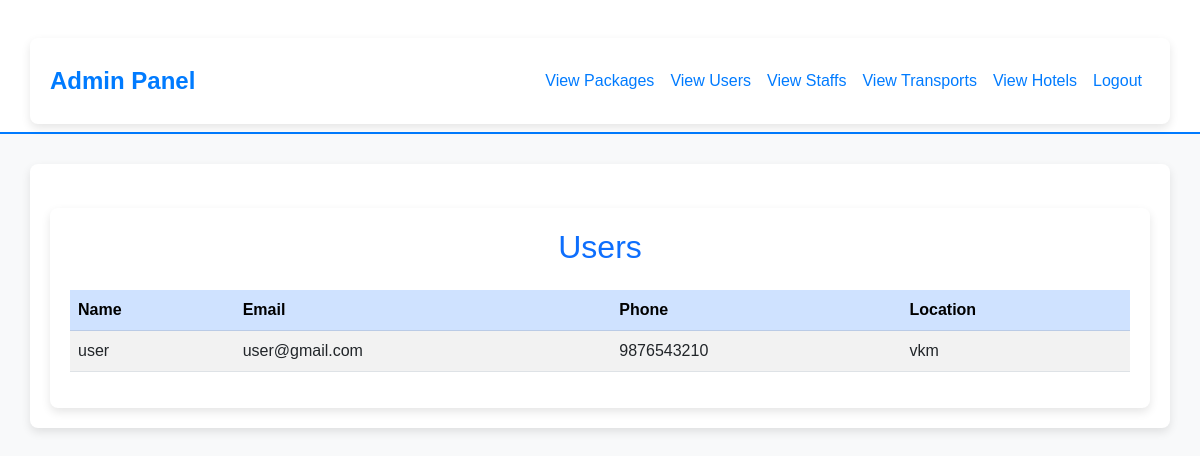
Page /adminusers/ on the committed database.
### app/models.py (models this page shows, shortened)
class Customer(models.Model):
    name = models.CharField(max_length=100)
    email = models.EmailField(unique=True)
    phone = models.PositiveBigIntegerField()
    password = models.CharField(max_length=255)
    location = models.CharField(max_length=255)

### app/views.py (the view)
# urls.py: path('adminusers/', views.admin_view_users, name='admin_view_users'),
def admin_view_users(request):
    users = Customer.objects.all()
    return render(request, 'admin/view_users.html', {'users': users})

### templates/admin/view_users.html (shortened to what this page needs)
<!DOCTYPE html>
<html lang="en">
<head>
    <link href="https://cdn.jsdelivr.net/npm/bootstrap@5.3.0/dist/css/bootstrap.min.css" rel="stylesheet">
</head>
<body>
    <nav class="navbar navbar-expand-lg navbar-light">
        <div class="container">
            <a class="navbar-brand" href="#">Admin Panel</a>
            <div class="collapse navbar-collapse" id="navbarNav">
                <ul class="navbar-nav ms-auto">
                    <li class="nav-item"><a class="nav-link" href="{% url 'admin_view_packages' %}">View Packages</a></li>
                    <li class="nav-item"><a class="nav-link" href="{% url 'admin_view_users' %}">View Users</a></li>
                    <li class="nav-item"><a class="nav-link" href="{% url 'admin_view_staffs' %}">View Staffs</a></li>
                    <li class="nav-item"><a class="nav-link" href="{% url 'admin_view_transports' %}">View Transports</a></li>
                    <li class="nav-item"><a class="nav-link" href="{% url 'admin_view_hotels' %}">View Hotels</a></li>
                    <li class="nav-item"><a class="nav-link btn-danger" href="{% url 'logout' %}">Logout</a></li>
                </ul>
            </div>
        </div>
    </nav>
    <div class="container">
{% block content %}
<div class="container mt-4">
    <h2 class="text-center text-primary mb-4">Users</h2>
    <div class="table-responsive">
        <table class="table table-striped table-hover">
            <thead class="table-primary">
    <tr>
        <th>Name</th>
        <th>Email</th>
        <th>Phone</th>
        <th>Location</th>
    </tr>
</thead>
<tbody>
    {% for user in users %}
    <tr>
        <td>{{ user.name }}</td>
        <td>{{ user.email }}</td>
        <td>{{ user.phone }}</td>
        <td>{{ user.location }}</td>
    </tr>
    {% endfor %}
</tbody>
</table>
</div>
{% endblock %}
    </div>
</body>
</html>

### templates/admin/view_users.html (style rules this page uses)
body { background-color: #f8f9fa; font-family: 'Arial', sans-serif; }
.navbar { background-color: #ffffff !important; border-bottom: 2px solid #007bff; }
.navbar-brand { font-size: 1.5rem; font-weight: bold; color: #007bff !important; }
.navbar-nav .nav-link { font-weight: 500; color: #007bff !important; padding: 10px 15px; }
.container { margin-top: 30px; background: white; padding: 20px; border-radius: 8px; box-shadow: 0px 4px 10px rgba(0, 0, 0, 0.1); }
.table thead { background-color: #007bff; color: white; }

### rows in the picture
Customer: name "user", email "user@gmail.com", phone "9876543210", location "vkm"
